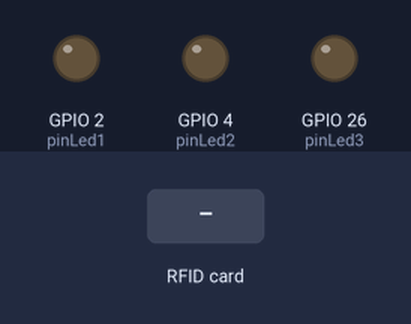
Simulated run of this sketch. Board: ESP32. Shown: output pins drawn as LEDs (lit = HIGH). The inputs (shaded band) are chosen by the test bench. WiFi joins after 1.5 s; servers stay silent unless stated; uploads are accepted with an empty reply; what the sketch prints to the serial monitor is not drawn.

Above: at 0.0 s.
At 2.7 s:
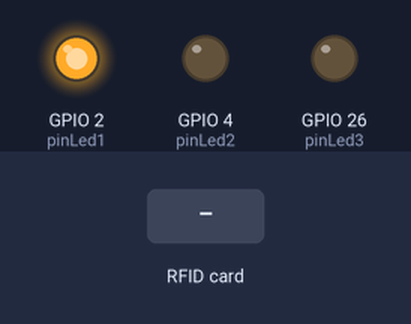
2.8 s: RFID card 5E 7A 19 C4 held to the reader
At 3.8 s:
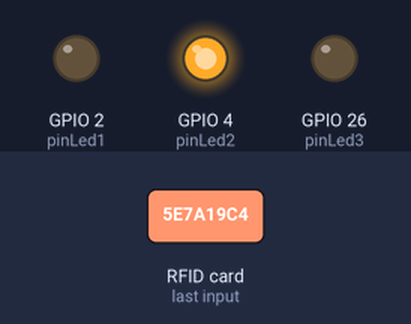
Timing chart, 0 to 5.8 s (numbered marks = the images above; inputs shaded):
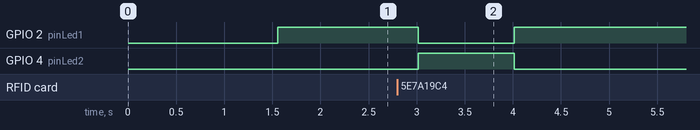

Measured:
- after the input at 2.8 s, GPIO 2 (pinLed1): HIGH → LOW after 0.21 s, → HIGH 1.0 s later; GPIO 4 (pinLed2): LOW → HIGH after 0.21 s, → LOW 1.0 s later

The sketch:

rfid.ino
```cpp
/*
   This ESP32 code is created by esp32io.com

   This ESP32 code is released in the public domain

   For more detail (instruction and wiring diagram), visit https://esp32io.com/tutorials/esp32-rfid-nfc
*/

#include <SPI.h>
#include <MFRC522.h>

#include <WiFi.h>
#include <ArduinoJson.h>
#include <HTTPClient.h>

//接続先のSSODとパスワード 学内CampusuIOT
const char ssid[] = "CampusIoT-WiFi";
const char passwd[] = "0b8b413f2c0fa6aa90e085e9431abbf1fa1b2bd2db0ecf4ae9ce4b2e87da770c";

WiFiServer server(80);

const int pinLed1 = 2;
const int pinLed2 = 4;
const int pinLed3 = 26;

#define SS_PIN  5  // ESP32 pin GIOP5
#define RST_PIN 25 // ESP32 pin GIOP25
String ch1;
String ch2;
String ch3;
String ch4;
String uid1;
String uid2;
String uid3;
String uid4;
String uid;
MFRC522 rfid(SS_PIN, RST_PIN);

const int capacity = JSON_OBJECT_SIZE(2);
StaticJsonDocument<capacity> json_request;
char buffer[255];

const char *host = "http://10.200.5.73:8000/api/attendances";


void setup() {


  Serial.begin(115200);
  SPI.begin(); // init SPI bus
  rfid.PCD_Init(); // init MFRC522

  // WiFi接続シーケンス
  WiFi.begin(ssid, passwd);
  Serial.print("WiFi connecting...");
  while (WiFi.status() != WL_CONNECTED) {
    Serial.print(".");
    delay(100);
  }
  Serial.print(" connected. ");
  Serial.println(WiFi.localIP());

  server.begin();
  pinMode(pinLed1, OUTPUT);
  pinMode(pinLed2, OUTPUT);
  pinMode(pinLed3, OUTPUT);

  Serial.println("Tap an RFID/NFC tag on the RFID-RC522 reader");
}

void loop() {
  digitalWrite(pinLed2, LOW);
        digitalWrite(pinLed3, LOW);
        digitalWrite(pinLed1, HIGH);
  if (rfid.PICC_IsNewCardPresent()) { // new tag is available
    if (rfid.PICC_ReadCardSerial()) { // NUID has been readed
      MFRC522::PICC_Type piccType = rfid.PICC_GetType(rfid.uid.sak);
      Serial.print("RFID/NFC Tag Type: ");
      Serial.println(rfid.PICC_GetTypeName(piccType));

      // print UID in Serial Monitor in the hex format
      Serial.print("UID:");

      ch1 = String((rfid.uid.uidByte[0] < 0x10) ? "0" : "");
      uid1 = String(rfid.uid.uidByte[0], HEX);
      ch2 = String((rfid.uid.uidByte[1] < 0x10) ? "0" : "");
      uid2 = String(rfid.uid.uidByte[1], HEX);
      ch3 = String((rfid.uid.uidByte[2] < 0x10) ? "0" : "");
      uid3 = String(rfid.uid.uidByte[2], HEX);
      ch4 = String((rfid.uid.uidByte[3] < 0x10) ? "0" : "");
      uid4 = String(rfid.uid.uidByte[3], HEX);
      uid = ch1 + uid1 + ch2 + uid2 + ch3 + uid3 + ch4 + uid4;
      uid.toUpperCase();
      Serial.println(uid);
      json_request["uid"] = uid;

      serializeJson(json_request, Serial);
      Serial.println("");

      serializeJson(json_request, buffer, sizeof(buffer));

      HTTPClient http;
      http.begin(host);
      http.addHeader("Content-Type", "application/json");
//      delay(10);
      int status_code = http.POST((uint8_t*)buffer, strlen(buffer));
//      delay(10);
      Serial.printf("status_code=%d\r\n", status_code);
      if ( status_code == 200 ) {
        digitalWrite(pinLed1, LOW);
        digitalWrite(pinLed3, LOW);
        digitalWrite(pinLed2, HIGH);

        Stream* resp = http.getStreamPtr();

        DynamicJsonDocument json_response(255);
        deserializeJson(json_response, *resp);

        serializeJson(json_response, Serial);
        Serial.println("");
      }else {
        digitalWrite(pinLed1, LOW);
        digitalWrite(pinLed2, LOW);
        digitalWrite(pinLed3, HIGH);
      }
      http.end();

      //delay(10);

      Serial.println();

      rfid.PICC_HaltA(); // halt PICC
      rfid.PCD_StopCrypto1(); // stop encryption on PCD
    }
  }
}
```
